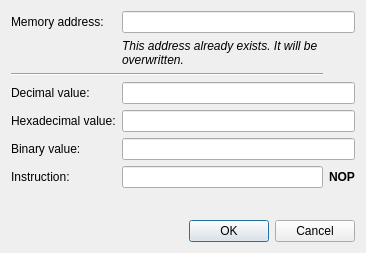
<?xml version="1.0" encoding="UTF-8"?>
<ui version="4.0">
 <class>AddMemDialog</class>
 <widget class="QDialog" name="AddMemDialog">
  <property name="geometry">
   <rect>
    <x>0</x>
    <y>0</y>
    <width>366</width>
    <height>253</height>
   </rect>
  </property>
  <property name="windowTitle">
   <string>Add memory cell</string>
  </property>
  <property name="windowIcon">
   <iconset resource="qpasm.qrc">
    <normaloff>:/res/img/qpasm.svg</normaloff>:/res/img/qpasm.svg</iconset>
  </property>
  <layout class="QVBoxLayout" name="verticalLayout">
   <item>
    <layout class="QGridLayout" name="gridLayout">
     <item row="0" column="0">
      <widget class="QLabel" name="label">
       <property name="text">
        <string>Memory address:</string>
       </property>
      </widget>
     </item>
     <item row="0" column="1" colspan="2">
      <widget class="QLineEdit" name="lineAddress">
       <property name="text">
        <string/>
       </property>
      </widget>
     </item>
     <item row="1" column="1" colspan="2">
      <widget class="QLabel" name="addressExistsLabel">
       <property name="font">
        <font>
         <italic>true</italic>
        </font>
       </property>
       <property name="text">
        <string>This address already exists. It will be overwritten.</string>
       </property>
       <property name="wordWrap">
        <bool>true</bool>
       </property>
      </widget>
     </item>
     <item row="3" column="0">
      <widget class="QLabel" name="label_2">
       <property name="text">
        <string>Decimal value:</string>
       </property>
      </widget>
     </item>
     <item row="3" column="1" colspan="2">
      <widget class="QLineEdit" name="lineDecValue">
       <property name="text">
        <string/>
       </property>
      </widget>
     </item>
     <item row="4" column="0">
      <widget class="QLabel" name="label_3">
       <property name="text">
        <string>Hexadecimal value:</string>
       </property>
      </widget>
     </item>
     <item row="4" column="1" colspan="2">
      <widget class="QLineEdit" name="lineHexValue">
       <property name="text">
        <string/>
       </property>
      </widget>
     </item>
     <item row="5" column="0">
      <widget class="QLabel" name="label_4">
       <property name="text">
        <string>Binary value:</string>
       </property>
      </widget>
     </item>
     <item row="5" column="1" colspan="2">
      <widget class="QLineEdit" name="lineBinValue"/>
     </item>
     <item row="6" column="0">
      <widget class="QLabel" name="label_5">
       <property name="text">
        <string>Instruction:</string>
       </property>
      </widget>
     </item>
     <item row="6" column="1">
      <widget class="QLineEdit" name="lineInstruction"/>
     </item>
     <item row="2" column="0" colspan="2">
      <widget class="Line" name="line">
       <property name="orientation">
        <enum>Qt::Horizontal</enum>
       </property>
      </widget>
     </item>
     <item row="6" column="2">
      <widget class="QLabel" name="instructionLabel">
       <property name="font">
        <font>
         <weight>75</weight>
         <bold>true</bold>
        </font>
       </property>
       <property name="text">
        <string notr="true">NOP</string>
       </property>
      </widget>
     </item>
    </layout>
   </item>
   <item>
    <spacer name="verticalSpacer">
     <property name="orientation">
      <enum>Qt::Vertical</enum>
     </property>
     <property name="sizeHint" stdset="0">
      <size>
       <width>20</width>
       <height>40</height>
      </size>
     </property>
    </spacer>
   </item>
   <item>
    <widget class="QDialogButtonBox" name="buttonBox">
     <property name="orientation">
      <enum>Qt::Horizontal</enum>
     </property>
     <property name="standardButtons">
      <set>QDialogButtonBox::Cancel|QDialogButtonBox::Ok</set>
     </property>
    </widget>
   </item>
  </layout>
 </widget>
 <resources>
  <include location="qpasm.qrc"/>
 </resources>
 <connections>
  <connection>
   <sender>buttonBox</sender>
   <signal>accepted()</signal>
   <receiver>AddMemDialog</receiver>
   <slot>accept()</slot>
   <hints>
    <hint type="sourcelabel">
     <x>248</x>
     <y>254</y>
    </hint>
    <hint type="destinationlabel">
     <x>157</x>
     <y>274</y>
    </hint>
   </hints>
  </connection>
  <connection>
   <sender>buttonBox</sender>
   <signal>rejected()</signal>
   <receiver>AddMemDialog</receiver>
   <slot>reject()</slot>
   <hints>
    <hint type="sourcelabel">
     <x>316</x>
     <y>260</y>
    </hint>
    <hint type="destinationlabel">
     <x>286</x>
     <y>274</y>
    </hint>
   </hints>
  </connection>
 </connections>
</ui>
